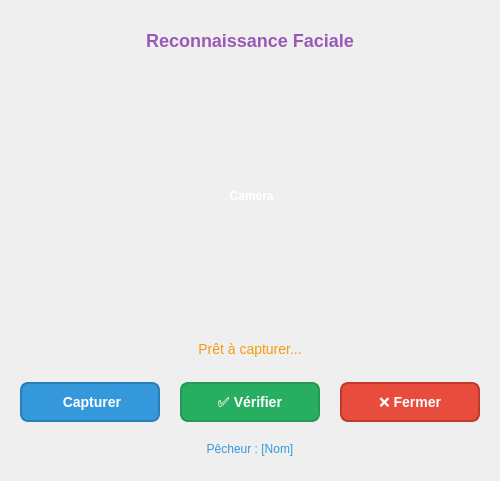
     <widget class="QDialog" name="dialogFaceIDp">
      <property name="geometry">
       <rect>
        <x>500</x>
        <y>200</y>
        <width>500</width>
        <height>400</height>
       </rect>
      </property>
      <property name="visible">
       <bool>false</bool>
      </property>
      <property name="windowTitle">
       <string>Reconnaissance Faciale</string>
      </property>
      <layout class="QVBoxLayout" name="verticalLayoutFaceID">
       <property name="spacing">
        <number>15</number>
       </property>
       <property name="leftMargin">
        <number>20</number>
       </property>
       <property name="topMargin">
        <number>20</number>
       </property>
       <property name="rightMargin">
        <number>20</number>
       </property>
       <property name="bottomMargin">
        <number>20</number>
       </property>
       <item>
        <widget class="QLabel" name="labelFaceTitlep">
         <property name="styleSheet">
          <string notr="true">color: #9b59b6;
font-size: 18px;
font-weight: bold;
text-align: center;
padding: 10px;</string>
         </property>
         <property name="text">
          <string>Reconnaissance Faciale</string>
         </property>
         <property name="alignment">
          <set>Qt::AlignmentFlag::AlignCenter</set>
         </property>
        </widget>
       </item>
       <item>
        <widget class="QLabel" name="labelCamerap">
         <property name="minimumSize">
          <size>
           <width>320</width>
           <height>240</height>
          </size>
         </property>
         <property name="styleSheet">
          <string notr="true">color: white;
font-weight: 600;</string>
         </property>
         <property name="text">
          <string> Caméra</string>
         </property>
         <property name="alignment">
          <set>Qt::AlignmentFlag::AlignCenter</set>
         </property>
        </widget>
       </item>
       <item>
        <widget class="QLabel" name="labelFaceStatusp">
         <property name="styleSheet">
          <string notr="true">color: #f39c12;
font-size: 14px;
text-align: center;
padding: 10px;</string>
         </property>
         <property name="text">
          <string>Prêt à capturer...</string>
         </property>
         <property name="alignment">
          <set>Qt::AlignmentFlag::AlignCenter</set>
         </property>
        </widget>
       </item>
       <item>
        <layout class="QHBoxLayout" name="horizontalLayoutFaceButtonsp">
         <property name="spacing">
          <number>20</number>
         </property>
         <item>
          <widget class="QPushButton" name="btnCapturep">
           <property name="styleSheet">
            <string notr="true">background-color: #3498db;
border: 2px solid #2980b9;
color: white;
padding: 10px;
font-weight: bold;
border-radius: 8px;
font-size: 14px;</string>
           </property>
           <property name="text">
            <string> Capturer</string>
           </property>
          </widget>
         </item>
         <item>
          <widget class="QPushButton" name="btnVerifyp">
           <property name="styleSheet">
            <string notr="true">background-color: #27ae60;
border: 2px solid #229954;
color: white;
padding: 10px;
font-weight: bold;
border-radius: 8px;
font-size: 14px;</string>
           </property>
           <property name="text">
            <string>✅ Vérifier</string>
           </property>
          </widget>
         </item>
         <item>
          <widget class="QPushButton" name="btnCancelFacep">
           <property name="styleSheet">
            <string notr="true">background-color: #e74c3c;
border: 2px solid #c0392b;
color: white;
padding: 10px;
font-weight: bold;
border-radius: 8px;
font-size: 14px;</string>
           </property>
           <property name="text">
            <string>❌ Fermer</string>
           </property>
          </widget>
         </item>
        </layout>
       </item>
       <item>
        <widget class="QLabel" name="labelFaceInfop">
         <property name="styleSheet">
          <string notr="true">color: #3498db;
    font-size: 12px;
    text-align: center;
    padding: 5px;</string>
         </property>
         <property name="text">
          <string>Pêcheur : [Nom]</string>
         </property>
         <property name="alignment">
          <set>Qt::AlignmentFlag::AlignCenter</set>
         </property>
        </widget>
       </item>
      </layout>
     </widget>
